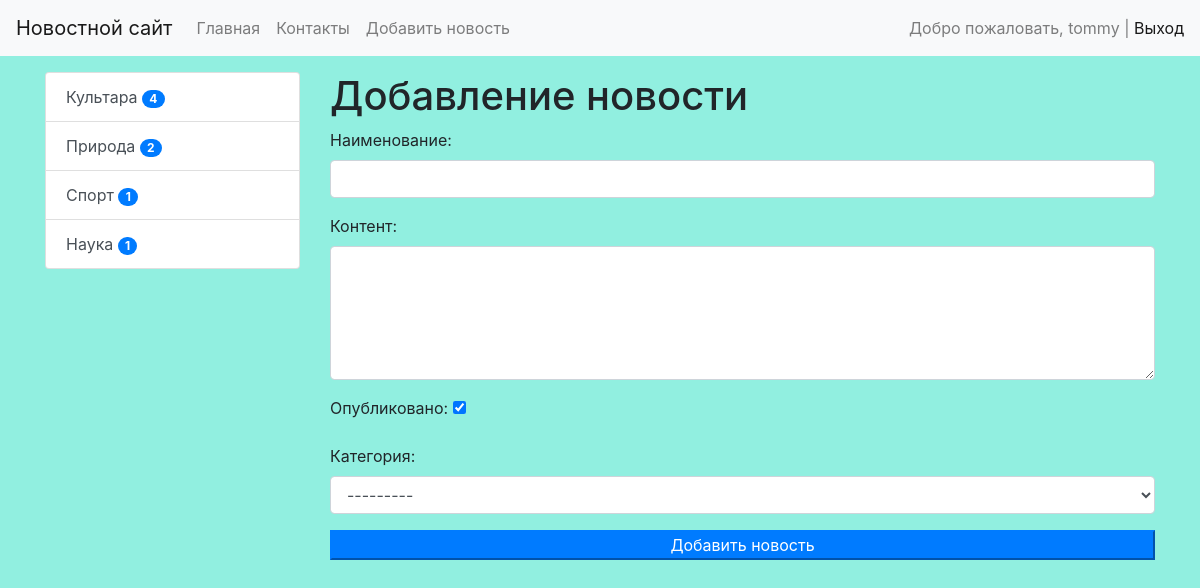
/blog/add-blog/ (signed in), run on the app's committed database.
### blog/models.py (models this page shows)
class Category(models.Model):
    title = models.CharField(max_length=150, db_index=True, verbose_name='Наименование категории')
    def get_absolute_url(self):
        return reverse('category', kwargs={"category_id": self.pk})
    def __str__(self):
        return self.title
    class Meta:
        verbose_name = 'Категория'
        verbose_name_plural = 'Категории'
        ordering = ['title']

### blog/views.py (the view)
# urls.py: path('blog/add-blog/',CreateBlog.as_view(), name='add_blog'),
class CreateBlog(LoginRequiredMixin, CreateView):
    form_class = BlogForm
    template_name = 'blog/add_blog.html'
    raise_exception = True

### blog/forms.py (shortened to what this page needs)
class BlogForm(forms.ModelForm):
    class Meta:
        model = Blog
        fields = ['title', 'content', 'is_published', 'category']
        widgets = {
            'title': forms.TextInput(attrs={'class': 'form-control'}),
            'content': forms.Textarea(attrs={'class': 'form-control', 'rows': 5}),
            'category': forms.Select(attrs={'class': 'form-control'}),
        }

### blog/templatetags/news_tags.py (called while the page is built)
@register.inclusion_tag('blog/list_categories.html')
def show_categories(arg1='Hello', arg2='world'):
    categories = Category.objects.annotate(cnt=Count('blog', filter=F('blog__is_published'))).filter(cnt__gt=0)
    return {"categories": categories, "arg1": arg1, "arg2": arg2}

### blog/templates/blog/add_blog.html (shortened to what this page needs)
{% extends 'base.html' %}
{% block sidebar %}
    {% include 'inc/_sidebar.html' %}
{% endblock %}
{% block content %}
    <h1>Добавление новости</h1>
    <form action="{% url 'add_blog' %}" method="POST">
        {{ form.as_p }}
        <button type="submit" class="btb btn-primary btn-block">Добавить новость</button>
    </form>
{% endblock %}

### templates/inc/_nav.html (shortened to what this page needs)
<nav class="navbar navbar-expand-lg navbar-light bg-light">
    <a class="navbar-brand" href="{% url 'home' %}">Новостной сайт</a>
    <div class="collapse navbar-collapse" id="navbarSupportedContent">
        <ul class="navbar-nav mr-auto">
            <li class="nav-item"><a class="nav-link" href="{% url 'home' %}">Главная</a></li>
            <li class="nav-item"><a class="nav-link" href="{% url 'contact' %}">Контакты</a></li>
            {% if request.user.is_authenticated %}
                <li class="nav-item"><a class="nav-link" href="{% url 'add_blog' %}">Добавить новость</a></li>
            {% endif %}
        </ul>
        <span class="navbar-text">
            {% if request.user.is_authenticated %}
                Добро пожаловать, {{ user.username }} | <a href="{% url 'logout' %}">Выход</a>
            {% else %}
                <a href="{% url 'register' %}">Registration</a> | <a href="{% url 'login' %}">Login</a>
            {% endif %}
        </span>
    </div>
</nav>

### blog/templates/blog/list_categories.html
<div class="list-group">
    {% for item in categories %}
        <a href="{{ item.get_absolute_url }}"
           class="list-group-item list-group-item-action">{{ item.title }}
            <span class="badge badge-primary badge-pill">{{ item.cnt }}</span></a>
    {% endfor %}
</div>

### static/style.css (style rules this page uses)
body { background-color: #91efe0; }

### data on the page
Category: title "Культара", cnt "4"
Category: title "Природа", cnt "2"
Category: title "Спорт", cnt "1"
Category: title "Наука", cnt "1"

### other printed values
{{ user.username }} "tommy"
